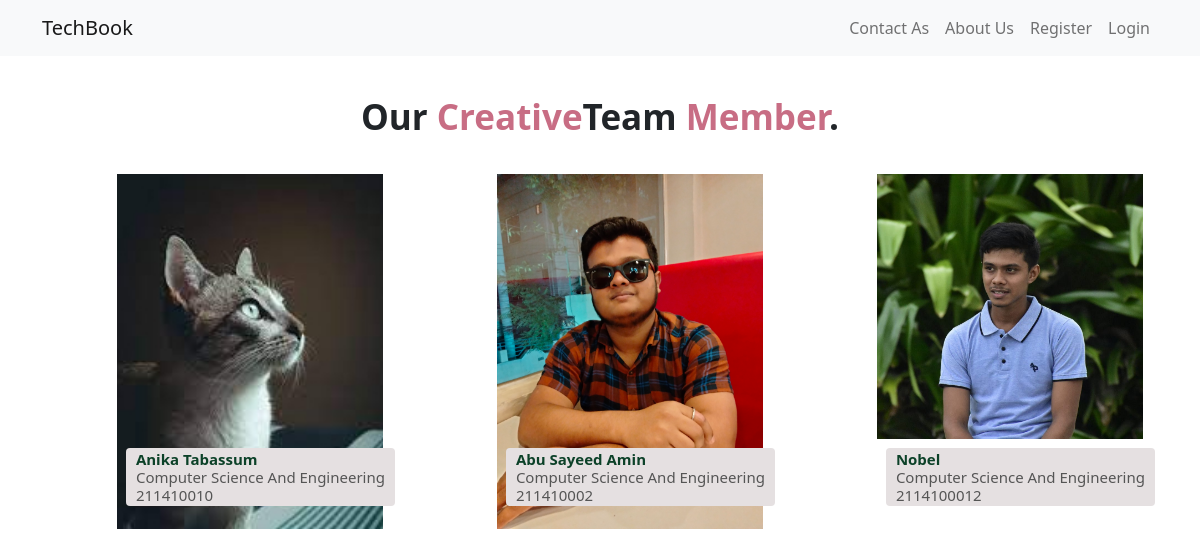
The app's page /About with its own data.
### App/models.py (models this page shows, shortened)
class About(models.Model):
    name = models.CharField(max_length=100)
    department = models.CharField(max_length=100)
    studentID = models.IntegerField()
    img = models.ImageField(upload_to='about')
    linkedIn = models.URLField(max_length=500, blank=True)
    facebook = models.URLField(max_length=500, blank=True)
    instagram = models.URLField(max_length=500, blank=True)
    github = models.URLField(max_length=500, blank=True)

### App/views.py (the view)
# urls.py: path('About', views.about, name='about'),
def about(request):
    abouts = About.objects.all()
    context ={
        'abouts': abouts,
    }
    return render(request,'app/about.html',context)

### Templates/app/about.html (shortened to what this page needs)
{% extends 'base.html' %}
{% load static %}
{% block content %}
    <section class="team">
        <div class="aboutTeam">
            <div class="row">
                <div class="sectionTitle">
                    <h2>Our <span>Creative</span>Team <span>Member</span>.</h2>
                </div>
            </div>
            <div class="row">
                {% for about in abouts %}
                    <div class="teamItem">
                        <img src="{{ about.img.url }}" alt="Img.png">
                        <h3> {{ about.name }}<span>{{ about.department }}</span> <span>
                            {{ about.studentID }}</span></h3>
                    </div>
                {% endfor %}
            </div>
        </div>
    </section>
{% endblock %}

### Static/css/style.css (style rules this page uses)
:root { --pink: #2a1a1e; --pink-light: #e5e0e1; }
* { margin: 0; padding: 0; }
.aboutTeam { max-width: 1170px; margin: auto; }
.sectionTitle { width: 100%; padding: 0 15px; text-align: center; }
.sectionTitle h2 { font-size: 35px; text-transform: capitalize; font-weight: 700; margin-bottom: 36px; }
.sectionTitle h2 span { color: #c86d84; }
.row { display: flex; flex-wrap: wrap; }
img { max-width: 100%; vertical-align: middle; }
.team { padding: 40px 0; }
.teamItem { width: calc((100% /3) - 30px); margin: 0 15px 25px; position: relative; transition: box-shadow 0.5s ease; }
.teamItem img { width: calc(100% - 60px); transform: translateX(60px); position: relative; z-index: 1; }
.teamItem h3 { position: absolute; background-color: var(--pink-light); right: 0; bottom: 15px; padding: 2px 10px; border-radius: 4px; color: #0c4128; font-size: 15px; font-weight: 600; text-transform: capitalize; z-index: 2; transition: right 0.5s ease; margin-left: 75px ; }
.teamItem h3 span { display: block; font-size: 15px; font-weight: 400; color: #555555; }

### records on screen
About: img (picture), name "Anika Tabassum", department "Computer Science And Engineering", studentID "211410010"
About: img (picture), name "Abu Sayeed Amin", department "Computer Science And Engineering", studentID "211410002"
About: img (picture), name "Nobel", department "Computer Science And Engineering", studentID "2114100012"
